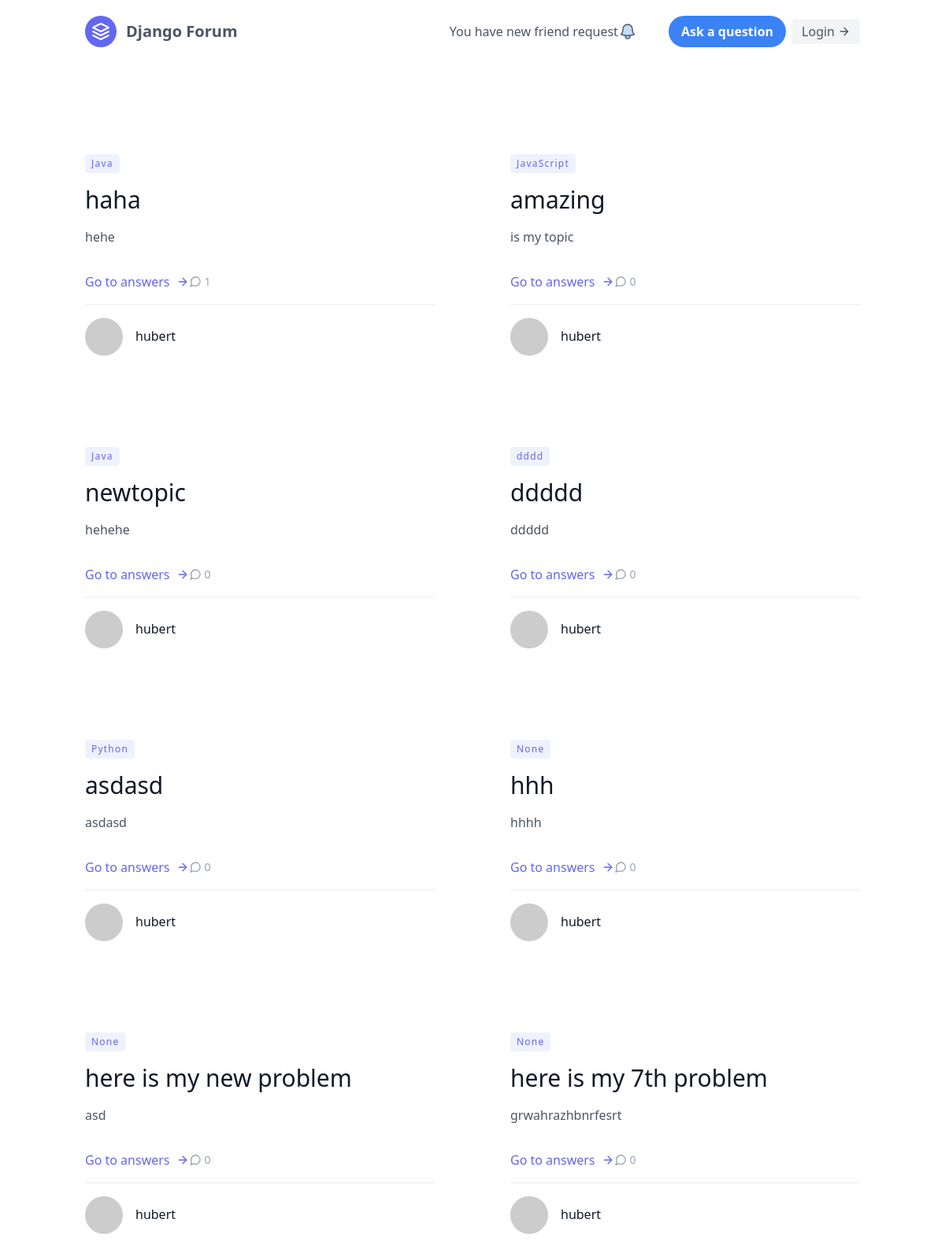
Before: /forum/ with the older database file.
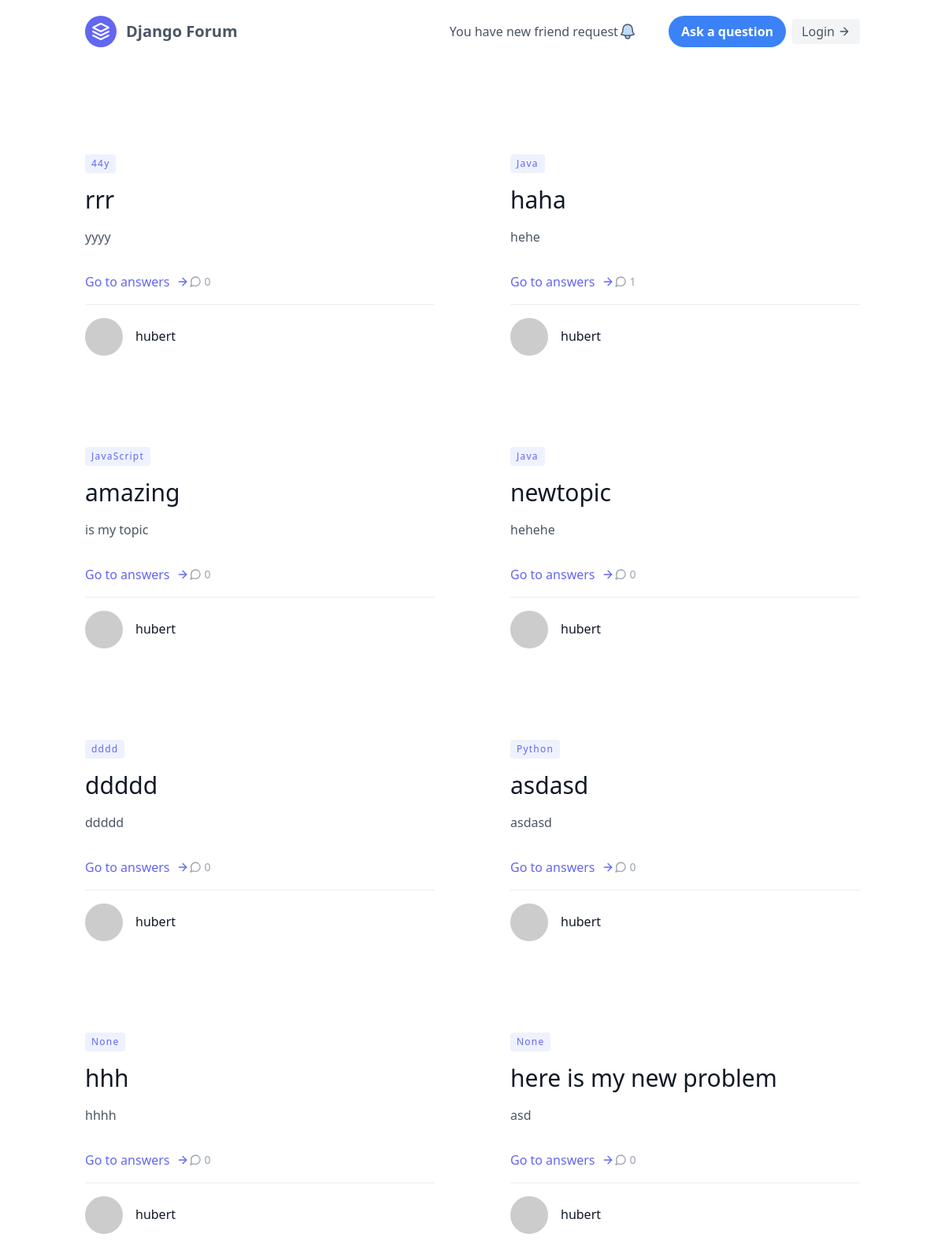
After: the same page with the newer database file.
### forum/models.py (models this page shows)
class Room(models.Model): # Post on the forum
    created_by = models.ForeignKey(User, on_delete=models.CASCADE,related_name="created_by")
    topic = models.CharField(max_length=100)
    description = models.CharField(max_length=10000) # might change to textfield later
    created_at = models.DateField(auto_now_add=True)
    participants = models.ManyToManyField(User, blank=True)
    number_of_answers = models.IntegerField(default=0)
    category = models.CharField(max_length=50, null=True, blank=True)

class User(AbstractUser):
    friends = models.ManyToManyField("User", blank=True)
    short_about_me = models.CharField(max_length=20, blank=True, null=True)
    number_of_questions = models.IntegerField(default=0)
    number_of_answers = models.IntegerField(default=0)
    description = models.CharField(max_length=1000, blank=True, null=True)

### forum/views.py (the view)
# urls.py: path('', views.HomePageView.as_view(), name="home_page"),
class HomePageView(TemplateView):
    template_name = "forum/index.html"
    def get_context_data(self, **kwargs):
        context = super().get_context_data(**kwargs)
        first_posts = reversed(Room.objects.all())
        first_posts = list(first_posts)
        context['latest_posts'] = first_posts[:8]
        return context

### forum/templates/forum/index.html (shortened to what this page needs)
{%extends "header.html" %}
{% block content %}
<section class="text-gray-600 body-font overflow-hidden">
    <div class="container px-5 py-24 mx-auto">
      <div class="flex flex-wrap -m-12">
        {% for room in latest_posts %}
            <div class="p-12 md:w-1/2 flex flex-col items-start">
                <span class="inline-block py-1 px-2 rounded bg-indigo-50 text-indigo-500 text-xs font-medium tracking-widest mt-5">{{room.category}}</span>
                <h2 class="sm:text-3xl text-2xl title-font font-medium text-gray-900 mt-4 mb-4">{{room.topic}}</h2>
                <p class="leading-relaxed mb-8">{{room.description}}</p>
                <div class="flex items-center flex-wrap pb-4 mb-4 border-b-2 border-gray-100 mt-auto w-full">
                    <a href="room/{{room.pk}}/" class="text-indigo-500 inline-flex items-center">Go to answers
                    <svg class="w-4 h-4 ml-2" viewBox="0 0 24 24" stroke="currentColor" stroke-width="2" fill="none" stroke-linecap="round" stroke-linejoin="round">
                        <path d="M5 12h14"></path>
                        <path d="M12 5l7 7-7 7"></path>
                    </svg>
                    </a>
                    <span class="text-gray-400 inline-flex items-center leading-none text-sm">
                    {{room.number_of_answers}}
                    </span>
                </div>
                <a class="inline-flex items-center">
                    <img alt="blog" src="https://dummyimage.com/104x104" class="w-12 h-12 rounded-full flex-shrink-0 object-cover object-center">
                    <span class="flex-grow flex flex-col pl-4">
                    <span class="title-font font-medium text-gray-900">{{room.created_by}}</span>
                    </span>
                </a>
            </div>
        {% endfor %}
      </div>
    </div>
  </section>
{% endblock content %}

Changed rows visible on the page:
no longer on this page (row unchanged): Room: category "None", topic "here is my 7th problem", description "grwahrazhbnrfesrt", number_of_answers "0", created_by "hubert"
added Room: category "44y", topic "rrr", description "yyyy", number_of_answers "0", created_by "hubert"
